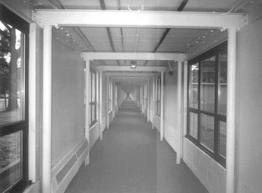
%> input picture Project2/corridor.jpg, 262 x 193 px
$ octave PartB.m   (GNU Octave 9; MATLAB toolbox functions it lacks are replaced by stand-ins)
%> lines starting %> are read from the running program, lines starting %| are printed output that depends on the picture; in (x1, y1, x2, y2) boxes, pixels count from 0 and x2, y2 are one past the last pixel; in counts of white or black regions, pixels touching at a corner belong together; the program's own positions count from 1
%> further down, im is the input picture: size 193x262x3 uint8; min 28, max 255, mean 145.9
### Project2/prewitt_filter.m
function [filtered] = prewitt_filter(img)
%GAUSSIAN_FILTER Summary of this function goes here
%   Detailed explanation goes here

im = rgb2gray(img);
%> im: size 193x262 uint8

%The sobel filter
px= [-1,-1,-1;0,0,0;1,1,1];
py=px';

%Create the filters for px and py and the output arrays
im_size = size(im);
%> im_size = [193 262]
gx = double(zeros(im_size));
gy = double(zeros(im_size));
filtered = double(zeros(im_size));
pad_size = floor(3 / 2);
im = padarray(im, [pad_size pad_size], 0, 'both');
%> im: size 195x264 uint8

%Apply the px filter to get Gx
for i = pad_size + 1:im_size(1)
    for j = pad_size + 1:im_size(2)
        neighbors = im(i-pad_size:i+pad_size, j-pad_size:j+pad_size);
        neighbors = double(neighbors);
        cmat = neighbors.*px;
        cval = sum(sum(cmat));
        gx(i - pad_size, j - pad_size) = double(cval);
    end
end
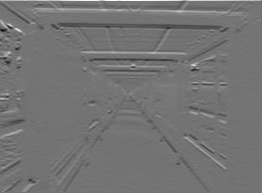
%> gx: size 193x262 double; min -500, max 602, mean 1.7; drawn with min black and max white

%Apply the py filter to get Gy
for i = pad_size + 1:im_size(1)
    for j = pad_size + 1:im_size(2)
        neighbors = im(i-pad_size:i+pad_size, j-pad_size:j+pad_size);
        neighbors = double(neighbors);
        cmat = neighbors.*py;
        cval = sum(sum(cmat));
        gy(i - pad_size, j - pad_size) = double(cval);
    end
end
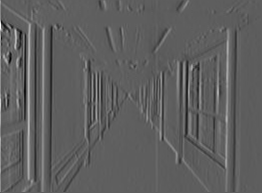
%> gy: size 193x262 double; min -446, max 752, mean 1.9; drawn with min black and max white

%Compute the magnitude of the gradient
filtered = (gx.^2 + gy.^2).^0.5;
temp = filtered;
filtered = double(rescale(temp));

%Apply the threshold and output the image
filtered = filtered>0.17*max(filtered(:));
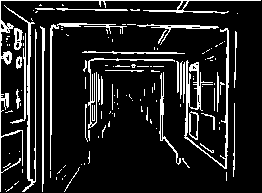
%> filtered: size 193x262 logical; 12.9% white in thin lines or dots

end

### Project2/sobel_filter.m
function [filtered] = sobel_filter(img)
%GAUSSIAN_FILTER Summary of this function goes here
%   Detailed explanation goes here

im = rgb2gray(img);

%The sobel filter
px= [-1,-2,-1;0,0,0;1,2,1];
py=px';

%Create the filters for px and py and the output arrays
im_size = size(im);
gx = double(zeros(im_size));
gy = double(zeros(im_size));
filtered = double(zeros(im_size));
pad_size = floor(3 / 2);
im = padarray(im, [pad_size pad_size], 0, 'both');

%Apply the px filter to get Gx
for i = pad_size + 1:im_size(1)
    for j = pad_size + 1:im_size(2)
        neighbors = im(i-pad_size:i+pad_size, j-pad_size:j+pad_size);
        neighbors = double(neighbors);
        cmat = neighbors.*px;
        cval = sum(sum(cmat));
        gx(i - pad_size, j - pad_size) = double(cval);
    end
end

%Apply the py filter to get Gy
for i = pad_size + 1:im_size(1)
    for j = pad_size + 1:im_size(2)
        neighbors = im(i-pad_size:i+pad_size, j-pad_size:j+pad_size);
        neighbors = double(neighbors);
        cmat = neighbors.*py;
        cval = sum(sum(cmat));
        gy(i - pad_size, j - pad_size) = double(cval);
    end
end

%Compute the magnitude of the gradient
filtered = (gx.^2 + gy.^2).^0.5;
%> filtered: size 193x262 double
temp = filtered;
filtered = double(rescale(temp));

%Apply the threshold and output the image
filtered = filtered>0.17*max(filtered(:));
%> filtered: size 193x262 logical; 12.8% white in thin lines or dots

end

### Project2/laplacian_filter.m
function [filtered] = laplacian_filter(img, mask_size, sig)
%> called with mask_size = 9, sig = 1
%GAUSSIAN_FILTER Summary of this function goes here
%   Detailed explanation goes here

im = rgb2gray(img);

%Create the Laplacian of gaussian filter
lp = fspecial('log', mask_size, sig);

%Create the output array and pad the original image to add the filter
im_size = size(im);
filtered_log = double(zeros(im_size));
pad_size = floor(mask_size / 2);
im = padarray(im, [pad_size pad_size], 0, 'both');
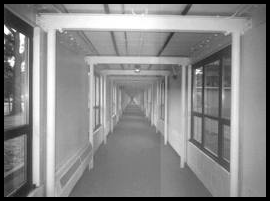
%> im: size 201x270 uint8; min 0, max 255, mean 135.9

%Apply the filter to each pixel
for i = pad_size + 1:im_size(1)
    for j = pad_size + 1:im_size(2)
        neighbors = im(i-pad_size:i+pad_size, j-pad_size:j+pad_size);
        neighbors = double(neighbors);
        cmat = neighbors.*lp;
        cval = sum(sum(cmat));
        filtered_log(i - pad_size, j - pad_size) = double(cval);
    end
end

%Create the output array
im_size = size(filtered_log);
filtered = uint8(zeros(im_size));
pad_size = floor(3 / 2);
filtered_temp = padarray(filtered_log, [pad_size pad_size], 0, 'both');

%Apply the zero crossing to the filtered image
for i = pad_size + 1:im_size(1)
    for j = pad_size + 1:im_size(2)
        neighbors = filtered_temp(i-pad_size:i+pad_size, j-pad_size:j+pad_size);
        neighbors = double(neighbors);
        if (neighbors(1,2)*neighbors(3,2)) < 0 || (neighbors(2,1)* neighbors(2,3)) < 0 || (neighbors(1,1) * neighbors(3,3)) < 0 || (neighbors(1,3) * neighbors(3,1) < 0)
            filtered(i - pad_size, j - pad_size) = 255;
        else
            filtered(i - pad_size, j - pad_size) = 0;
        end
    end
end
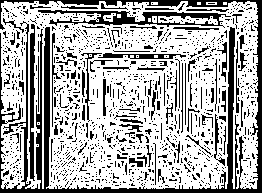
%> filtered: size 193x262 uint8; 67.4% white; 1278 black regions (1186 under 20 px), largest, box (x1, y1, x2, y2) and area: (0, 0, 262, 193) 6606, (38, 10, 231, 28) 1231, (29, 24, 35, 181) 638

end

### Project2/PartB.m
clc, clear all;
close all;

im = imread('corridor.jpg');

figure(1);
imshow(im);

figure(2);
imshow(prewitt_filter(im));

figure(3);
imshow(sobel_filter(im));

%Varying sigma of corridor image

laplacian = laplacian_filter(im, 9, 1);
figure(3);
imshow(laplacian);

laplacian = laplacian_filter(im, 9, 3);
%> call 2 of laplacian_filter, with mask_size = 9, sig = 3
%> after the loop in laplacian_filter (call 2), `for i = pad_size + 1:im_size(1)`:
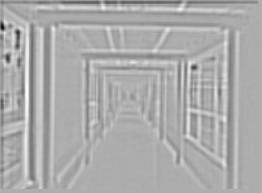
%> filtered_log: size 193x262 double; min -9.39, max 4.45, mean -0.0618; drawn with min black and max white
%> after the loop in laplacian_filter (call 2), `for i = pad_size + 1:im_size(1)`: filtered: size 193x262 uint8; 45.1% white in thin lines or dots
figure(4);
imshow(laplacian);

laplacian = laplacian_filter(im, 9, 5);
%> call 3 of laplacian_filter, with mask_size = 9, sig = 5
%> after the loop in laplacian_filter (call 3), `for i = pad_size + 1:im_size(1)`:
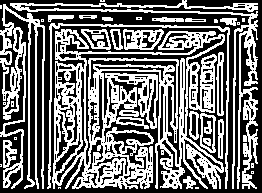
%> filtered: size 193x262 uint8; 44.8% white in thin lines or dots
figure(5);
imshow(laplacian);
